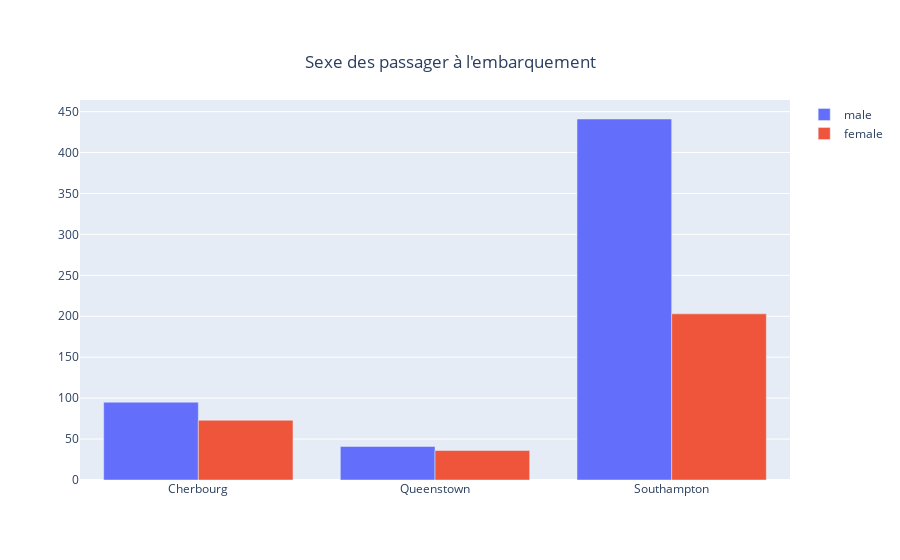

The notebook cell this image was saved under:
### Code cell
labels1 = train.Sex[train.Sex == "male"].groupby(train.Embarked).count().index
labels2 = train.Sex[train.Sex == "female"].groupby(train.Embarked).count().index
values1 = train.Sex[train.Sex == "male"].groupby(train.Embarked).count().values
values2 = train.Sex[train.Sex == "female"].groupby(train.Embarked).count().values


fig10 = go.Figure(data=[
    go.Bar(name='male', x=legend_embarked(labels1), y=values1),
    go.Bar(name='female', x=legend_embarked(labels2), y=values2)
])

title = "Sexe des passager à l'embarquement"
# Change the bar mode
fig10.update_layout(title={'text' : title, 'y':0.9, 'x':0.5, 'xanchor': 'center', 'yanchor': 'top'}, barmode='group')
fig10.show()

### Figure 1 — Plotly figure (JSON) as saved in the notebook; plotly's stock layout.template omitted (floating-point values rounded to 4 significant figures)
{"data": [{"name": "male", "type": "bar", "x": ["Cherbourg", "Queenstown", "Southampton"], "y": [95, 41, 441]}, {"name": "female", "type": "bar", "x": ["Cherbourg", "Queenstown", "Southampton"], "y": [73, 36, 203]}], "layout": {"barmode": "group", "title": {"text": "Sexe des passager à l'embarquement", "x": 0.5, "xanchor": "center", "y": 0.9, "yanchor": "top"}}}
